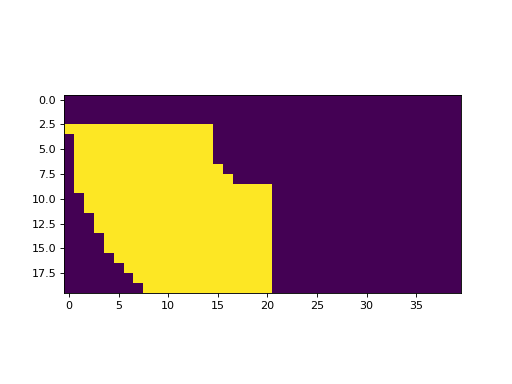

Recreate this plot in Python.
import matplotlib.pyplot as plt
from math import pi
import pyDeltaRCM

delta = pyDeltaRCM.DeltaModel()
delta.toggle_subsidence = True
delta.theta1 = -pi/2
delta.theta2 = 0
delta.init_subsidence()


fig, ax = plt.subplots()
ax.imshow(delta.subsidence_mask)
plt.show()
